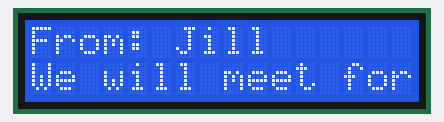
The sketch below on a simulated Arduino Uno, built with avr-gcc and run on an emulated ATmega328P. Parts: 16×2 character LCD.

Above: at 0.1 s.
At 5.3 s:
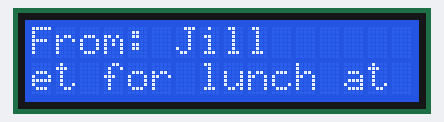
At 11.0 s:
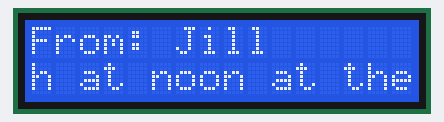
At 16.7 s:
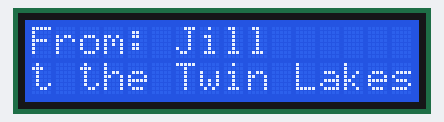
At 22.3 s:
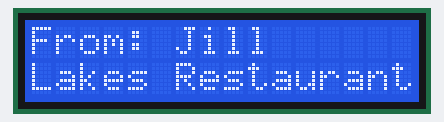
At 39.3 s:
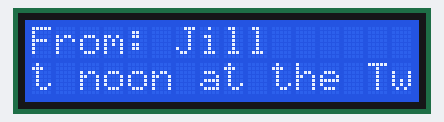

Measured:
- what the display in image 1 shows lasts 0.5 s, from 5.3 s to 5.8 s
- what the display in image 4 shows lasts 4.5 s, from 22.3 s to 26.8 s

The sketch:

Listing_13_5_Scroll_LCD_Display.ino
```cpp
/* Figure 13-4. Scroll LCD Display */

//#define DEBUG    // Uncomment if you want to add debug prints

#include <Wire.h>  // Comes with Arduino IDE
// Get the LCD I2C Library here:
// https://bitbucket.org/fmalpartida/new-liquidcrystal/downloads

#include <LiquidCrystal_I2C.h>
#define COLS      16
#define ROWS       2
#define PAUSE    500

// For the Yourduino I2C LCD display:
// set the LCD address to 0x27 for a 20 chars 4 line display
// Set the pins on the I2C chip used for LCD connections:
//                    addr, en,rw,rs,d4,d5,d6,d7,bl,blpol

                      // Set the LCD I2C address
LiquidCrystal_I2C lcd(0x27, 2, 1, 0, 4, 5, 6, 7, 3, POSITIVE);
char msg1[] = "From: Jill";
char msg2[] = "We will meet for lunch at noon at the Twin Lakes Restaurant";


void setup()
{
#ifdef DEBUG
  Serial.begin(9600);      // For debugging, if needed...
#endif
  lcd.begin(COLS, ROWS);   // init lcd for 16 chars 2 lines

}


void loop()
{
  int len;
  len = strlen(msg1);
  if (len > COLS) {        // Truncate From details if too long
    msg1[COLS] = '\0';
  }
  lcd.setCursor(0,0);      //Start at character 4 on line 0
  lcd.print(msg1);
  len = strlen(msg2);
  if (len <= COLS) {       // Second part short enough to fit?
    lcd.setCursor(1, 0);
    lcd.print(msg2);
  } else {
    ScrollDisplay(msg2, 1); // Need to scroll the message
  }
  delay(4000);
}

/*****
  The purpose of this function is to scroll a message across
  a line of the display.

  Parameter list:
    char msg[]        the message to scroll
    int row           the row for scrolling

  Return value:
    void
*****/
void ScrollDisplay(char msg[], int row)
{
  int i;
  int j;
  char window[COLS + 1];  // Enough room for message + null

  strncpy(window, msg, COLS);
  window[COLS + 1] = '\0';
  lcd.setCursor(0, row);        // Show first part...
  lcd.print(window);
  delay(PAUSE);

  j = COLS;
  do {
    for (i = 0; i < COLS - 1; i++) {  // Copy old part
      window[i] = window[i + 1];
    }
    window[i] = msg[j];               // Add new characcter
    lcd.setCursor(0, row);
    lcd.print(window);
    delay(PAUSE);
  }while (msg[++j]);

}
```
